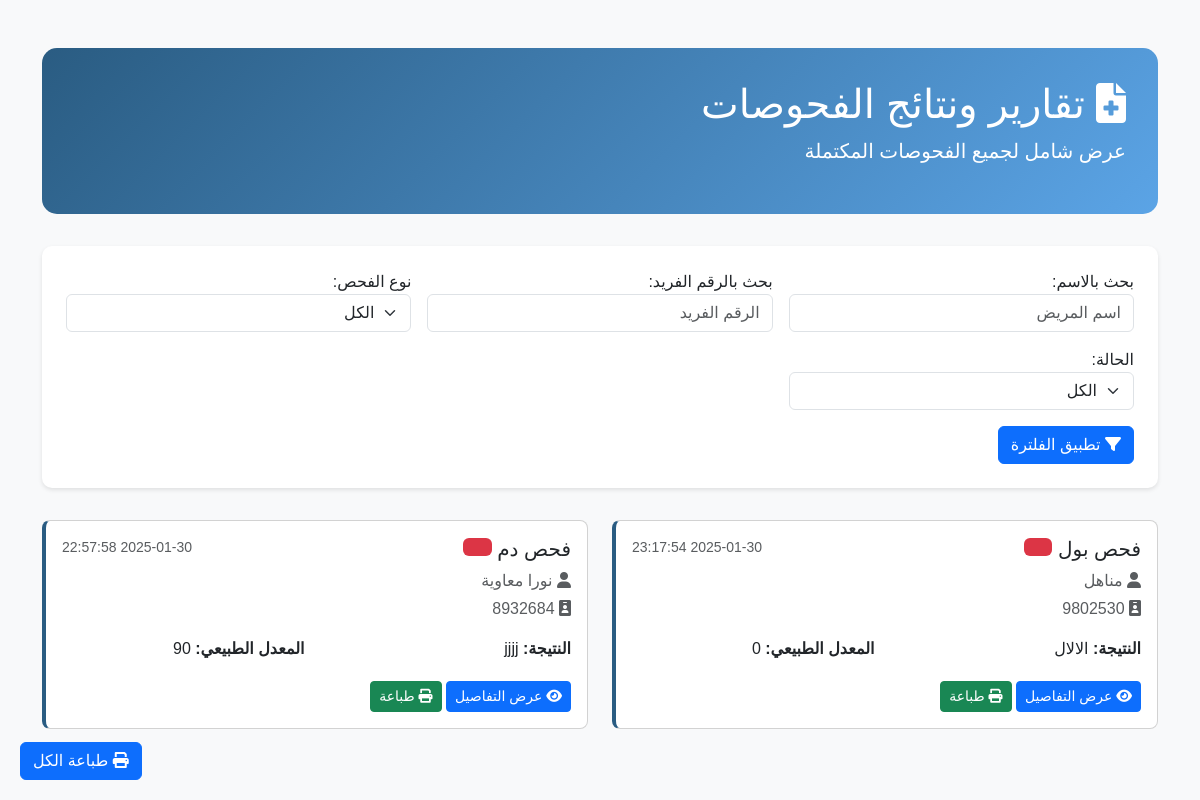
The page /test_report.php (signed in) on the database its author committed.
### tables this page shows
CREATE TABLE `lab_tests` (
  `test_id` int(11) NOT NULL,
  `patient_id` int(11) NOT NULL,
  `test_name` varchar(100) NOT NULL,
  `request_date` datetime DEFAULT current_timestamp(),
  `completion_date` datetime DEFAULT NULL,
  `result_value` varchar(255) DEFAULT NULL,
  `status` enum('pending','completed') DEFAULT 'pending',
  `test_type` varchar(100) NOT NULL,
  `priority` varchar(100) NOT NULL,
  `notes` varchar(1000) NOT NULL,
  `normal_range` int(100) NOT NULL,
  `diagnosis` varchar(500) NOT NULL,
  `treatment_plan` varchar(500) NOT NULL,
  `doctor_notes` varchar(500) NOT NULL,
  `diagnosis_date` varchar(500) NOT NULL
);

CREATE TABLE `patients` (
  `patient_id` int(11) NOT NULL,
  `name` varchar(100) NOT NULL,
  `date_of_birth` date NOT NULL,
  `gender` enum('male','female','other') NOT NULL,
  `contact_info` varchar(255) DEFAULT NULL,
  `medical_history` text DEFAULT NULL,
  `unique_id` varchar(7) NOT NULL
);

### test_report.php (the view, shortened to what this page needs)
<?php
include('config.php');
$unique_id = isset($_GET['unique_id']) ? mysqli_real_escape_string($conn, $_GET['unique_id']) : '';
$query = "SELECT lt.*, p.name AS patient_name, p.unique_id
          FROM lab_tests lt
          JOIN patients p ON lt.patient_id = p.patient_id
          WHERE lt.completion_date IS NOT NULL";
$query .= " ORDER BY lt.completion_date DESC";
$tests = mysqli_query($conn, $query);
?>
<!DOCTYPE html>
<html lang="ar" dir="rtl">
<head>
    <link href="https://cdn.jsdelivr.net/npm/bootstrap@5.3.0-alpha1/dist/css/bootstrap.min.css" rel="stylesheet">
    <link href="https://cdnjs.cloudflare.com/ajax/libs/font-awesome/6.0.0-beta3/css/all.min.css" rel="stylesheet">
</head>
<body>
    <div class="container mt-5">
        <div class="report-header">
            <h1><i class="fas fa-file-medical"></i> تقارير ونتائج الفحوصات</h1>
            <p class="lead">عرض شامل لجميع الفحوصات المكتملة</p>
        </div>
        <div class="filter-box">
            <form method="GET">
                <div class="row g-3">
                    <div class="col-md-4">
                        <label>بحث بالاسم:</label>
                        <input type="text" name="search" class="form-control" placeholder="اسم المريض">
                    </div>
                     <div class="col-md-4">
                        <label>بحث بالرقم الفريد:</label>
                        <input type="text" name="unique_id" class="form-control"
                               placeholder="الرقم الفريد" value="<?= htmlspecialchars($unique_id) ?>">
                    </div>
                    <div class="col-md-4">
                        <label>نوع الفحص:</label>
                        <select name="test_type" class="form-select">
                            <option value="">الكل</option>
                        </select>
                    </div>
                    <div class="col-md-4">
                        <label>الحالة:</label>
                        <select name="status" class="form-select">
                            <option value="">الكل</option>
                        </select>
                    </div>
                    <div class="col-12">
                        <button type="submit" class="btn btn-primary">
                            <i class="fas fa-filter"></i> تطبيق الفلترة
                        </button>
                    </div>
                </div>
            </form>
        </div>
        <div class="row">
            <?php while($test = mysqli_fetch_assoc($tests)): ?>
            <div class="col-md-6">
                <div class="card test-card">
                    <div class="card-body">
                        <div class="d-flex justify-content-between align-items-start mb-3">
                            <div>
                                <h5 class="card-title">
                                    <?= htmlspecialchars($test['test_name']) ?>
                                    <span class="badge badge-status bg-<?= $test['status'] == 'normal' ? 'success' : 'danger' ?>">
                                    </span>
                                </h5>
                                <p class="text-muted mb-1">
                                    <i class="fas fa-user"></i>
                                    <?= htmlspecialchars($test['patient_name']) ?>
                                </p>
                                <p class="text-muted mb-0">
                                    <i class="fas fa-id-badge"></i>
                                    <?= htmlspecialchars($test['unique_id']) ?>
                                </p>
                            </div>
                            <small class="text-muted">
                                <?= htmlspecialchars($test['completion_date']) ?>
                            </small>
                        </div>
                        <div class="row">
                            <div class="col-md-6">
                                <p class="mb-1"><strong>النتيجة:</strong> <?= htmlspecialchars($test['result_value']) ?></p>
                            </div>
                            <div class="col-md-6">
                                <p class="mb-1"><strong>المعدل الطبيعي:</strong> <?= htmlspecialchars($test['normal_range']) ?></p>
                            </div>
                        </div>
                        <div class="mt-3">
                            <a href="test_report.php?id=<?= $test['test_id'] ?>" class="btn btn-sm btn-primary">
                                <i class="fas fa-eye"></i> عرض التفاصيل
                            </a>
                            <a href="test_report.php?id=<?= $test['test_id'] ?>&print=true" class="btn btn-sm btn-success">
                                <i class="fas fa-print"></i> طباعة
                            </a>
                        </div>
                    </div>
                </div>
            </div>
            <?php endwhile; ?>
        </div>
        <button onclick="window.print()" class="btn btn-primary print-btn">
            <i class="fas fa-print"></i> طباعة الكل
        </button>
    </div>
</body>
</html>

### test_report.php (style rules this page uses)
body { background-color: #f8f9fa; font-family: 'Arial', sans-serif; }
.report-header { background: linear-gradient(135deg, #2A5C82, #5BA4E6); color: white; padding: 2rem; border-radius: 15px; margin-bottom: 2rem; }
.filter-box { background: white; border-radius: 10px; padding: 1.5rem; margin-bottom: 2rem; box-shadow: 0 2px 4px rgba(0,0,0,0.1); }
.test-card { border-left: 4px solid #2A5C82; border-radius: 8px; margin-bottom: 1rem; transition: all 0.3s ease; }
.badge-status { font-size: 0.9em; padding: 0.5em 0.8em; }
.print-btn { position: fixed; bottom: 20px; left: 20px; z-index: 1000; }

### rows shown on the page
lab_tests: test_name "فحص بول", patient.name "مناهل", patient.unique_id "9802530", completion_date "2025-01-30 23:17:54", result_value "الالال", normal_range "0"
lab_tests: test_name "فحص دم", patient.name "نورا معاوية", patient.unique_id "8932684", completion_date "2025-01-30 22:57:58", result_value "jjjj", normal_range "90"
